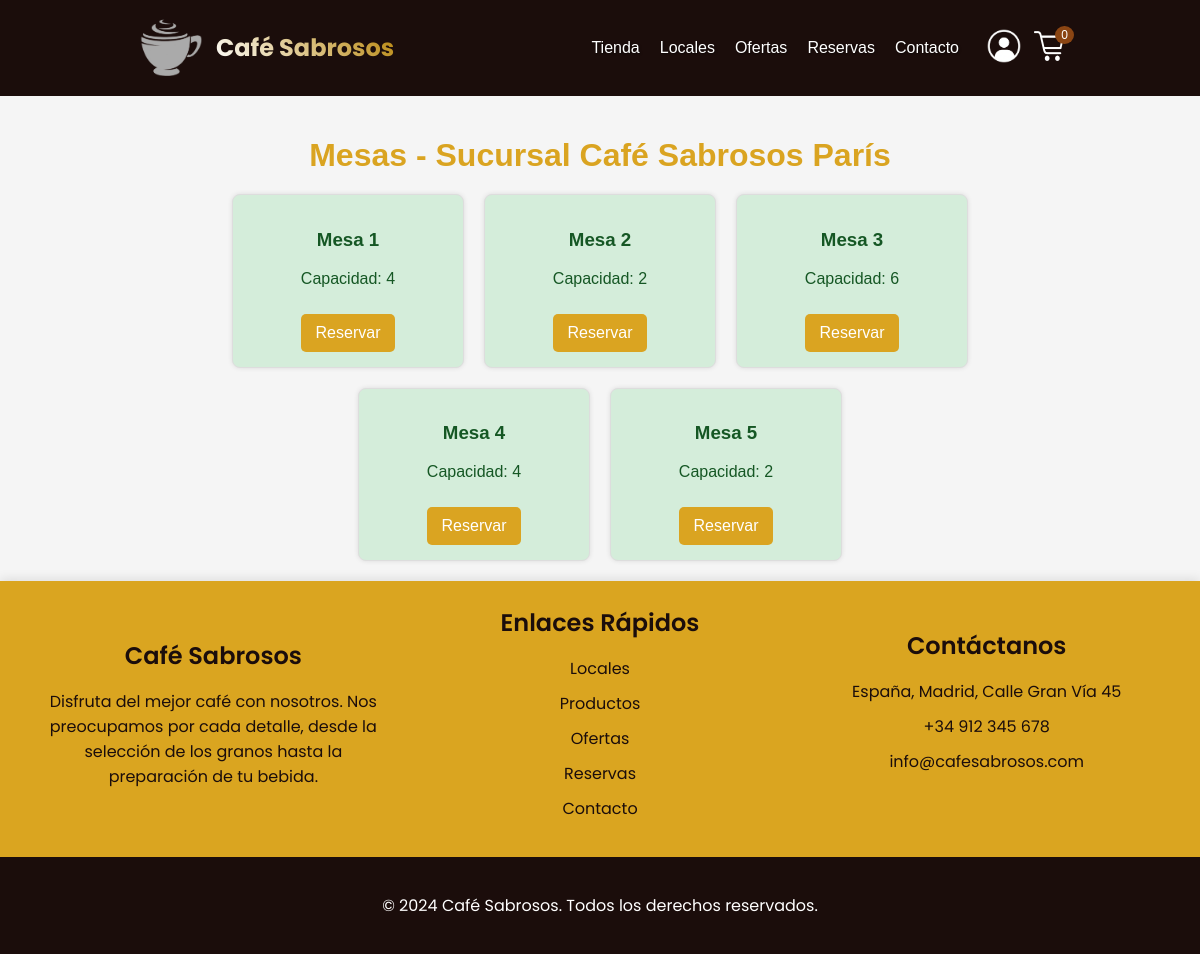
Screenshot of /public/mesas.php?sucursal=4 with the database file from the repository.
### tables this page shows
CREATE TABLE `sucursal` (
  `idSucursal` int NOT NULL AUTO_INCREMENT,
  `nombre` varchar(50) NOT NULL,
  `direccion` varchar(50) NOT NULL,
  `pais` varchar(50) NOT NULL,
  `ciudad` varchar(50) NOT NULL,
  `tel` varchar(20) NOT NULL,
  PRIMARY KEY (`idSucursal`)
);

CREATE TABLE `mesa` (
  `idMesa` int NOT NULL AUTO_INCREMENT,
  `numero` int NOT NULL,
  `capacidad` int NOT NULL,
  `idSucursal` int NOT NULL,
  PRIMARY KEY (`idMesa`),
  KEY `mesa_fk_sucursal` (`idSucursal`),
  CONSTRAINT `mesa_fk_sucursal` FOREIGN KEY (`idSucursal`) REFERENCES `sucursal` (`idSucursal`)
);

### public/mesas.php (the view, shortened to what this page needs)
<?php
try {
    $sucursalId = isset($_GET['sucursal']) ? intval($_GET['sucursal']) : 0;
    $conn = getDbConnection();
    $sqlMesas = "SELECT mesa.*, COALESCE(reserva.estado, 'disponible') AS estadoReserva
                 FROM mesa
                 LEFT JOIN reserva ON mesa.idMesa = reserva.idMesa
                 AND reserva.fechaReserva = (SELECT MAX(fechaReserva)
                                              FROM reserva
                                              WHERE reserva.idMesa = mesa.idMesa
                                              AND reserva.estado IN ('reservado', 'ocupado'))
                 WHERE mesa.idSucursal = ?";
    $stmtMesas = $conn->prepare($sqlMesas);
    $stmtMesas->bind_param("i", $sucursalId);
    $stmtMesas->execute();
    $mesas = $stmtMesas->get_result();
    $sqlSucursal = "SELECT * FROM sucursal WHERE idSucursal = ?";
    $stmtSucursal = $conn->prepare($sqlSucursal);
    $stmtSucursal->bind_param("i", $sucursalId);
    $stmtSucursal->execute();
    $sucursal = $stmtSucursal->get_result()->fetch_assoc();
} catch (Exception $e) {
    echo 'Error: ' . $e->getMessage();
    exit();
}
?>
<!DOCTYPE html>
<html lang="es">
<head>
    <link rel="stylesheet" href="assets/css/nav.css">
    <link rel="stylesheet" href="assets/css/footer.css">
    <link rel="stylesheet" href="assets/css/mesas.css">
</head>
<?php include 'templates/nav.php' ?>
<body>
                <body data-sucursal-id="<?php echo $sucursalId; ?>">
    <div class="container">
        <h1>Mesas - Sucursal <?php echo htmlspecialchars($sucursal['nombre']); ?></h1>
        <div class="mesas">
            <?php while ($row = $mesas->fetch_assoc()): ?>
                <?php
                $class = 'disponible';
                $mensaje = '';
                ?>
                <div class="mesa <?php echo $class; ?>">
                    <h3>Mesa <?php echo htmlspecialchars($row['numero']); ?></h3>
                    <p>Capacidad: <?php echo htmlspecialchars($row['capacidad']); ?></p>
                    <?php if ($class == 'disponible'): ?>
                        <a href="javascript:void(0);" class="btn-reservar"
                            data-mesa-id="<?php echo htmlspecialchars($row['idMesa']); ?>"
                            data-capacidad="<?php echo htmlspecialchars($row['capacidad']); ?>">Reservar</a>
                    <?php else: ?>
                        <div class="mensaje-no-disponible"><?php echo htmlspecialchars($mensaje); ?></div>
                    <?php endif; ?>
                </div>
            <?php endwhile; ?>
        </div>
    </div>
    <?php include 'templates/footer.php' ?>
</body>
</html>

### public/assets/css/nav.css (style rules this page uses)
body { margin: 0; padding: 0; overflow-x: hidden; }

### public/assets/css/mesas.css (style rules this page uses)
html, body { height: 100%; margin: 0; }
body { font-family: Arial, sans-serif; background-color: #f5f5f5; margin: 0; padding: 0; display: flex; flex-direction: column; }
.container { width: 80%; margin: 0 auto; padding: 20px; }
h1 { text-align: center; margin-bottom: 20px; color: #DAA421; }
.mesas { display: flex; flex-wrap: wrap; gap: 20px; justify-content: center; }
.mesa { border: 1px solid #ddd; padding: 15px; border-radius: 8px; width: 200px; text-align: center; box-shadow: 0 0 5px rgba(0, 0, 0, 0.1); position: relative; transition: background-color 0.3s, transform 0.3s; }
.disponible { background-color: #d4edda; color: #155724; }
.btn-reservar { display: inline-block; padding: 10px 15px; margin-top: 10px; text-decoration: none; color: #fff; background-color: #DAA421; border-radius: 5px; }

### rows the page displays
sucursal: nombre "Café Sabrosos París"
mesa: numero "1", capacidad "4"
mesa: numero "2", capacidad "2"
mesa: numero "3", capacidad "6"
mesa: numero "4", capacidad "4"
mesa: numero "5", capacidad "2"

### other values shown
$productos_text "Tienda"
